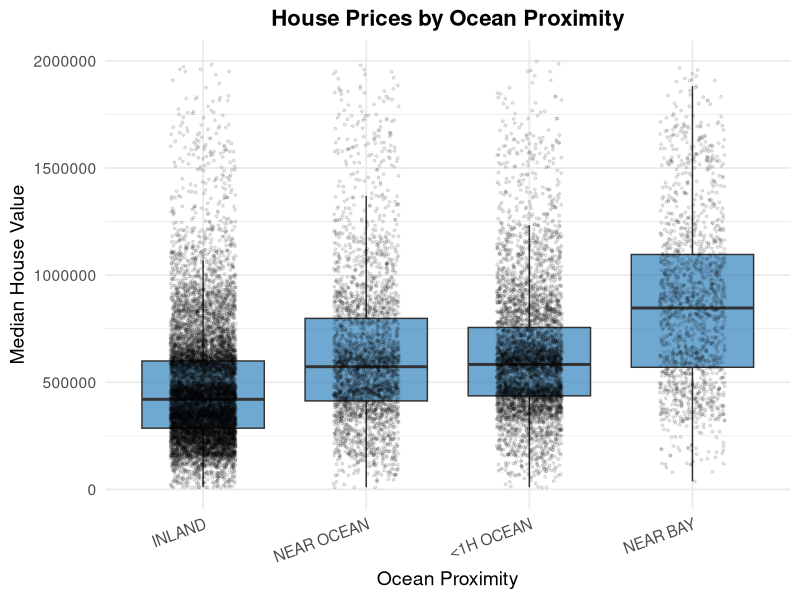

Generate this figure with R:
## ---- chunk 1
library(tidyverse)

# Unzip all files to a folder
unzip("archive.zip", exdir = "unzipped_data")

# Load the main housing dataset
library(readr)
housing <- read_csv("unzipped_data/california_housing_updated.csv")


library(dplyr)
library(ggplot2)

housing_clean <- housing %>%
  filter(
    average_household_income > 0 & average_household_income < 150000,
    median_house_value > 0 & median_house_value < 2000000
  )

## ---- chunk 2
# Reorder ocean proximity by median house value
housing_clean$ocean_proximity <- reorder(
  housing_clean$ocean_proximity,
  housing_clean$median_house_value,
  FUN = median
)

ggplot(housing_clean, aes(x = ocean_proximity, y = median_house_value)) +
  geom_boxplot(fill = "#3182bd", color = "gray20", outlier.shape = NA, alpha = 0.7) +
  geom_jitter(width = 0.2, alpha = 0.1, color = "black", size = 0.7) +
  labs(
    title = "House Prices by Ocean Proximity",
    x = "Ocean Proximity",
    y = "Median House Value"
  ) +
  theme_minimal(base_size = 14) +
  theme(
    plot.title = element_text(face = "bold", size = 16, hjust = 0.5),
    axis.text.x = element_text(angle = 20, vjust = 1, hjust = 1)
  )



